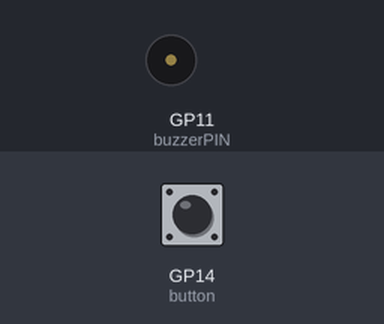
The program below on a simulated Raspberry Pi Pico running MicroPython. On the bench: buzzer (waves = sounding). The inputs (shaded band) are chosen by the test bench; at power-on: GP14 (button) HIGH.

Above: at 1.2 s.
1.3 s: GP14 (button) pulled LOW for 0.35 s
At 1.65 s:
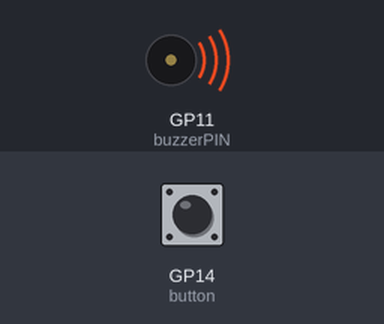
3.3 s: GP14 (button) pulled LOW for 3.2 s
At 7.5 s:
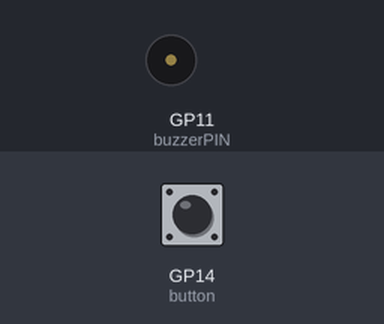
Timing chart, 0 to 9.0 s (numbered marks = the images above; inputs shaded):
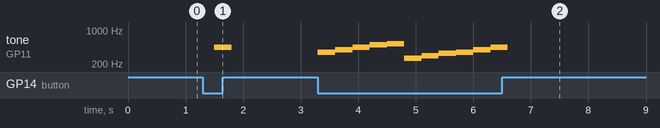

The program:

buzzer.py
```python
from machine import Pin, PWM
import time
button = Pin(14, Pin.IN, Pin.PULL_UP)
buzzerPIN = PWM(Pin(11))

def tone(frequency):
    buzzerPIN.duty_u16(30000)
    buzzerPIN.freq(frequency)

def noTone():
    buzzerPIN.duty_u16(0)

melody = [262, 294, 330, 349, 392, 440, 494, 523]

while True:
    for i in range(len(melody)):
        if button.value() == 1:
            noTone()
        else:
            tone(melody[i])
        time.sleep(0.3)
    noTone()
```

Measured:
- after the input at 1.3 s, tone on GP11 (buzzerPIN): silent → 440 Hz after 0.20 s, → silent 0.30 s later
- after the input at 3.3 s, tone on GP11 (buzzerPIN): plays 349 Hz for 0.30 s, 392 Hz for 0.30 s, 440 Hz for 0.30 s, 494 Hz for 0.30 s, 523 Hz for 0.30 s, 262 Hz for 0.30 s … (11 notes in this stretch), starting at once
